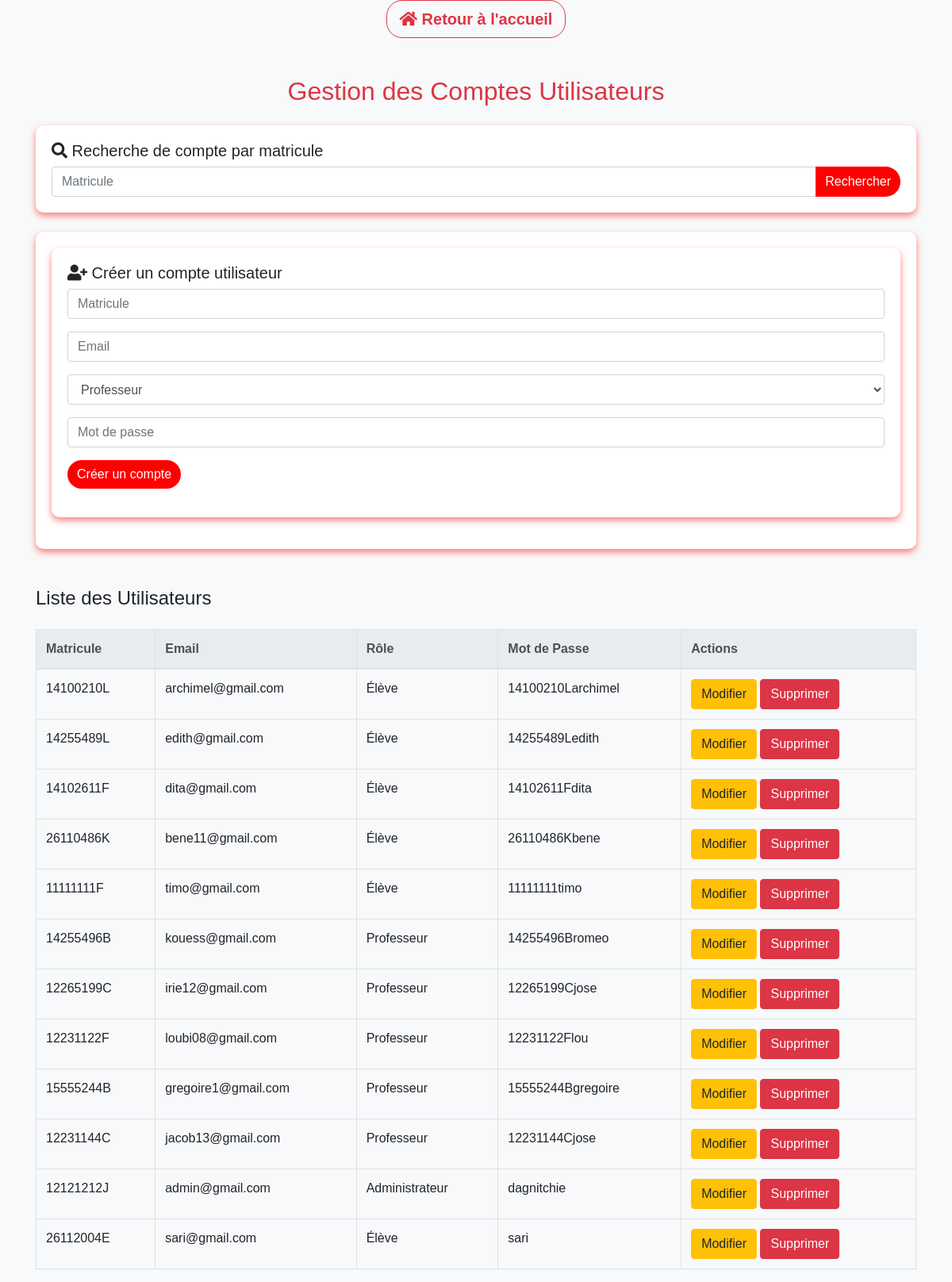
The page /gestion_de_compte.php on the database its author committed.
### tables this page shows
CREATE TABLE `utilisateur` (
  `id_utilisateur` int(11) NOT NULL,
  `matricule` varchar(15) NOT NULL,
  `mot_de_passe` varchar(250) NOT NULL,
  `email` varchar(250) NOT NULL,
  `role` varchar(250) NOT NULL,
  `id_administrateur` int(11) DEFAULT NULL
);

### gestion_de_compte.php (the view, shortened to what this page needs)
<?php
require_once 'config.php';
$sql = "SELECT * FROM utilisateur";
$stmt = $pdo->query($sql);
$utilisateurs = $stmt->fetchAll();
?>
<!DOCTYPE html>
<html lang="fr">
<head>
    <link rel="stylesheet" href="https://stackpath.bootstrapcdn.com/bootstrap/4.5.2/css/bootstrap.min.css">
    <link rel="stylesheet" href="https://cdnjs.cloudflare.com/ajax/libs/font-awesome/5.15.4/css/all.min.css">
</head>
<body>
    <div class="text-center mb-4">
        <a href="dashboardadmin.php" class="btn btn-outline-danger btn-lg" style="border-radius: 20px; font-weight: bold;">
            <i class="fas fa-home"></i> Retour à l'accueil
        </a>
    </div>
<div class="container mt-5">
    <h2 class="text-center text-danger mb-4">Gestion des Comptes Utilisateurs</h2>
    <form method="POST" class="mb-4 form-create">
        <h5><i class="fas fa-search"></i> Recherche de compte par matricule</h5>
        <div class="input-group">
            <input type="text" class="form-control" name="matriculeRecherche" placeholder="Matricule" required>
            <div class="input-group-append">
                <button class="btn btn-danger btn-custom" type="submit" name="rechercher">Rechercher</button>
            </div>
        </div>
    </form>
    <div class="custom-card" id="creation-form">
        <form method="POST" class="form-create">
            <h5><i class="fas fa-user-plus"></i> Créer un compte utilisateur</h5>
            <div class="form-group">
                <input type="text" class="form-control" name="matricule" placeholder="Matricule" required>
            </div>
            <div class="form-group">
                <input type="email" class="form-control" name="email" placeholder="Email" required>
            </div>
            <div class="form-group">
                <select class="form-control" name="role">
                    <option>Professeur</option>
                </select>
            </div>
            <div class="form-group">
                <input type="password" class="form-control" name="mot_de_passe" placeholder="Mot de passe" required>
            </div>
            <button type="submit" class="btn btn-danger btn-custom" name="creer">Créer un compte</button>
        </form>
    </div>
    <h4 class="mt-5 mb-4">Liste des Utilisateurs</h4>
    <div class="table-responsive">
        <table class="table table-bordered table-hover">
            <thead class="thead-light">
                <tr>
                    <th>Matricule</th>
                    <th>Email</th>
                    <th>Rôle</th>
                    <th>Mot de Passe</th>
                    <th>Actions</th>
                </tr>
            </thead>
            <tbody>
                <?php foreach ($utilisateurs as $utilisateur): ?>
                    <tr>
                        <td><?= htmlspecialchars($utilisateur['matricule']) ?></td>
                        <td><?= htmlspecialchars($utilisateur['email']) ?></td>
                        <td><?= htmlspecialchars($utilisateur['role']) ?></td>
                        <td><?= htmlspecialchars($utilisateur['mot_de_passe']) ?></td>
                        <td>
                            <button class="btn btn-warning" data-toggle="modal" data-target="#modalUpdate<?= htmlspecialchars($utilisateur['matricule']) ?>">Modifier</button>
                            <form method="POST" class="d-inline">
                                <button type="submit" class="btn btn-danger" name="supprimer">Supprimer</button>
                            </form>
                        </td>
                    </tr>
                <?php endforeach; ?>
            </tbody>
        </table>
    </div>
</div>
</body>
</html>

### gestion_de_compte.php (style rules this page uses)
body { font-family: Arial, sans-serif; background-color: #f8f9fa; }
.custom-card, .form-create { box-shadow: 0px 4px 8px rgba(255, 0, 0, 0.5); border-radius: 10px; padding: 20px; background-color: white; margin-bottom: 20px; }
.btn-custom { background-color: #ff0000; color: white; border: none; border-radius: 20px; }

### rows shown on the page
utilisateur: matricule "14100210L", email "archimel@gmail.com", role "Élève", mot_de_passe "14100210Larchimel"
utilisateur: matricule "14255489L", email "edith@gmail.com", role "Élève", mot_de_passe "14255489Ledith"
utilisateur: matricule "14102611F", email "dita@gmail.com", role "Élève", mot_de_passe "14102611Fdita"
utilisateur: matricule "26110486K", email "bene11@gmail.com", role "Élève", mot_de_passe "26110486Kbene"
utilisateur: matricule "11111111F", email "timo@gmail.com", role "Élève", mot_de_passe "11111111timo"
utilisateur: matricule "14255496B", email "kouess@gmail.com", role "Professeur", mot_de_passe "14255496Bromeo"
utilisateur: matricule "12265199C", email "irie12@gmail.com", role "Professeur", mot_de_passe "12265199Cjose"
utilisateur: matricule "12231122F", email "loubi08@gmail.com", role "Professeur", mot_de_passe "12231122Flou"
utilisateur: matricule "15555244B", email "gregoire1@gmail.com", role "Professeur", mot_de_passe "15555244Bgregoire"
utilisateur: matricule "12231144C", email "jacob13@gmail.com", role "Professeur", mot_de_passe "12231144Cjose"
utilisateur: matricule "12121212J", email "admin@gmail.com", role "Administrateur", mot_de_passe "dagnitchie"
utilisateur: matricule "26112004E", email "sari@gmail.com", role "Élève", mot_de_passe "sari"
